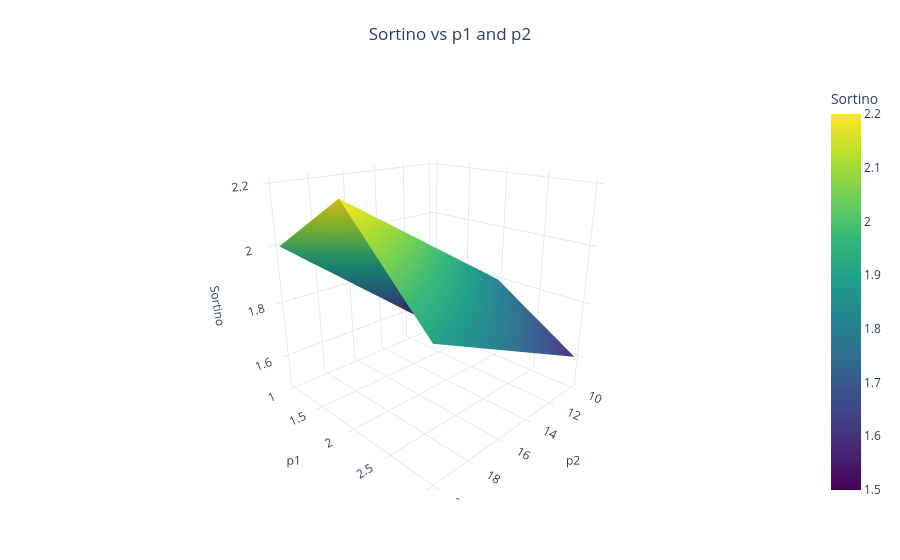

The cell this chart's notebook holds for it:
### Markdown cell above
### 2D fillna bug verification

Create a sparse grid and verify NaN is preserved (not filled with 0).

### Code cell
from metrics.plotting.parameter_plots import plot_2d_parameter_surface as plot_2d_pure

# Sparse grid: (3, 20) is missing
sparse_df = pd.DataFrame({
    'param1_value': [1, 1, 2, 2, 3],
    'param2_value': [10, 20, 10, 20, 10],
    'sortino':      [1.5, 2.0, 1.8, 2.2, 1.6],
})

fig_sparse = plot_2d_pure(sparse_df, 'p1', 'p2', 'sortino', show_plot=False)
z_vals = np.array(fig_sparse.data[0].z)
print("Z values (NaN = gap, not 0):")
print(z_vals)
print(f"\nNaN count: {np.isnan(z_vals).sum()} (expected: 1)")
print(f"Zero count: {(z_vals == 0.0).sum()} (expected: 0 if fix worked)")
fig_sparse.show()

### Figure 1 — Plotly figure (JSON) as saved in the notebook; plotly's stock layout.template omitted (floating-point values rounded to 4 significant figures)
{"data": [{"colorbar": {"title": {"text": "Sortino"}}, "colorscale": [[0, "#440154"], [0.1111, "#482878"], [0.2222, "#3e4989"], [0.3333, "#31688e"], [0.4444, "#26828e"], [0.5556, "#1f9e89"], [0.6667, "#35b779"], [0.7778, "#6ece58"], [0.8889, "#b5de2b"], [1, "#fde725"]], "connectgaps": true, "hovertemplate": "<b>p1</b>: %{y:.2f}<br><b>p2</b>: %{x:.2f}<br><b>sortino</b>: %{z:.4f}<extra></extra>", "type": "surface", "x": [10, 20], "y": [1, 2, 3], "z": [[1.5, 2.0], [1.8, 2.2], [1.6, NaN]]}], "layout": {"margin": {"b": 60, "l": 60, "r": 60, "t": 80}, "scene": {"aspectmode": "auto", "camera": {"center": {"x": 0, "y": 0, "z": 0}, "eye": {"x": 1.5, "y": 1.5, "z": 0.8}, "up": {"x": 0, "y": 0, "z": 1}}, "xaxis": {"showspikes": false, "title": {"font": {"size": 12}, "text": "p2"}}, "yaxis": {"showspikes": false, "title": {"font": {"size": 12}, "text": "p1"}}, "zaxis": {"showspikes": false, "title": {"font": {"size": 12}, "text": "Sortino"}}}, "showlegend": false, "title": {"text": "Sortino vs p1 and p2", "x": 0.5}}}
